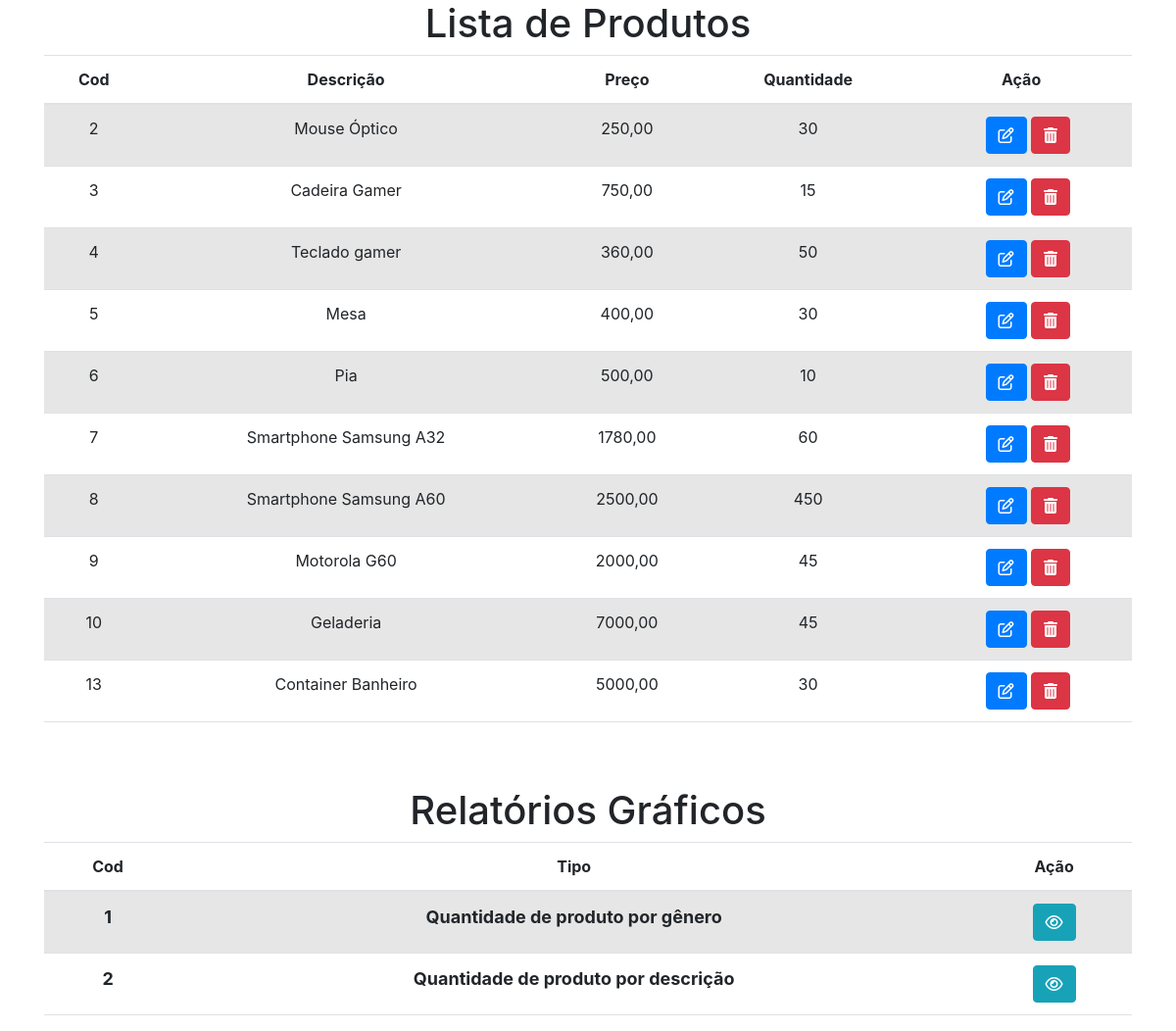
/listar_produtos/, run on an earlier commit of the app's database.
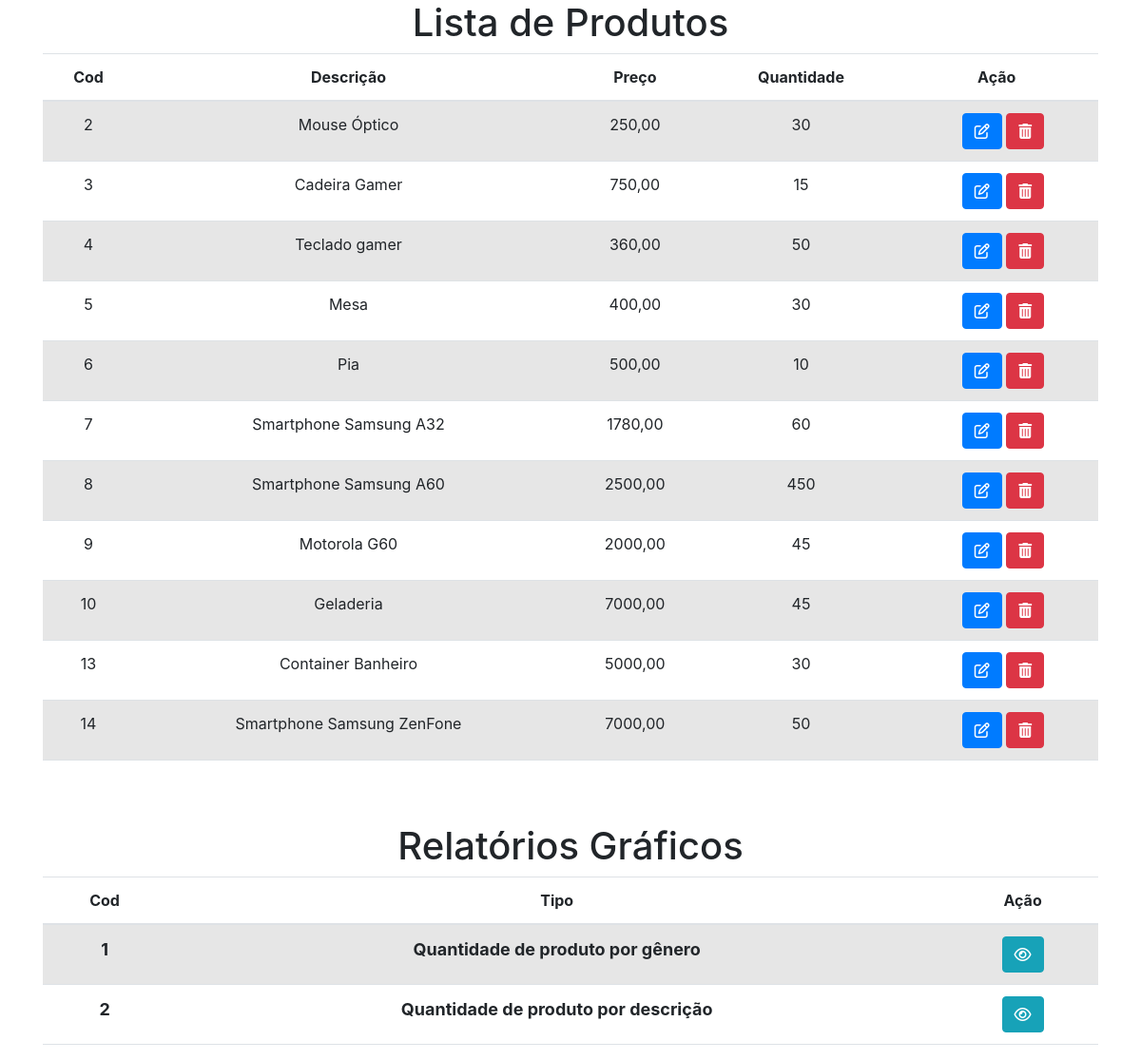
And on a later commit of the database.
### core/models.py (models this page shows, shortened)
class Produto(models.Model):
    descricao = models.CharField(_("Descricao"), max_length=150)
    preco = models.DecimalField(_("Preco"), max_digits=9, decimal_places=2)
    quantidade = models.IntegerField(_("Quantidade"))
    genero = models.ForeignKey(Genero, on_delete=models.CASCADE, verbose_name=_("Genero"))
    class Meta:
        verbose_name = _("Produto")
        verbose_name_plural = _("Produtos")

### core/views.py (the view)
# urls.py: path('listar_produtos/', ListarProdutosView.as_view(), name='listarprod'),
class ListarProdutosView(ListView):
    model = Produto
    template_name = 'listarprodutos.html'
    queryset = Produto.objects.all()
    context_object_name = 'produtos'
    def get_context_data(self, *args, **kwargs):
        context = super().get_context_data(*args, **kwargs)
        context['language'] = translation.get_language()
        return context

### core/templates/listarprodutos.html (shortened to what this page needs)
{% extends "base.html" %}
{% load i18n %}
{% block conteudo %}
    <h1>{% trans 'Lista de Produtos' %}</h1>
    <table class="table table-striped">
        <thead>
        <tr>
            <th>{% trans 'Cod' %}</th>
            <th>{% trans 'Descrição' %}</th>
            <th>{% trans 'Preço' %}</th>
            <th>{% trans 'Quantidade' %}</th>
            <th>{% trans 'Ação' %}</th>
        </tr>
        </thead>
        <tbody>
        {% for p in produtos %}
            <tr>
                <td>{{ p.id }}</td>
                <td>{{ p.descricao }}</td>
                <td>{{ p.preco }}</td>
                <td>{{ p.quantidade }}</td>
                <td>
                    <form action="{% url 'delete_produto' pk=p.id %}" method="post">
                        <a href="{% url 'update_produto' pk=p.id %}" class="btn btn-primary"
                           data-toggle="tooltip"
                           data-placement="bottom" title="{% trans 'Editar' %}"><i class="fa fa-edit"></i></a>
                        <button type="submit" class="btn btn-danger" data-toggle="tooltip"
                                data-placement="bottom" title="{% trans 'Apagar' %}"><i
                                class="fa fa-trash"></i></button>
                    </form>
                </td>
            </tr>
        {% endfor %}
        </tbody>
    </table>
    <div class="text-center">
        <h1 style="padding-top: 50px">{% trans 'Relatórios Gráficos' %}</h1>
        <table class="table table-striped">
            <thead>
            <tr>
                <th>{% trans 'Cod' %}</th>
                <th>{% trans 'Tipo' %}</th>
                <th>{% trans 'Ação' %}</th>
            </tr>
            </thead>
            <tbody>
            <tr>
                <td style="font-weight: bold; font-size: 18px">1</td>
                <td style="font-weight: bold; font-size: 18px">{% trans 'Quantidade de produto por gênero' %}</td>
                <td>
                    <div class="btn-group" role="group" aria-label="Basic example">
                        <a href="{% url 'quantprodgenero' %}"
                           class="btn btn-info" data-toggle="tooltip" data-placement="bottom"
                           title="Visualizar"><i class="fa fa-eye"></i></a>
                    </div>
                </td>
            </tr>
            <tr>
                <td style="font-weight: bold; font-size: 18px">2</td>
                <td style="font-weight: bold; font-size: 18px">{% trans 'Quantidade de produto por descrição' %}</td>
                <td>
                    <div class="btn-group" role="group" aria-label="Basic example">
                        <a href="{% url 'quantprod' %}"
                           class="btn btn-info" data-toggle="tooltip" data-placement="bottom"
                           title="Visualizar"><i class="fa fa-eye"></i></a>
                    </div>
                </td>
            </tr>
            </tbody>
        </table>
    </div>
{% endblock %}

What changed in the data, as far as the page shows it:
added Produto: id "14", descricao "Smartphone Samsung ZenFone", preco "7000,00", quantidade "50"
